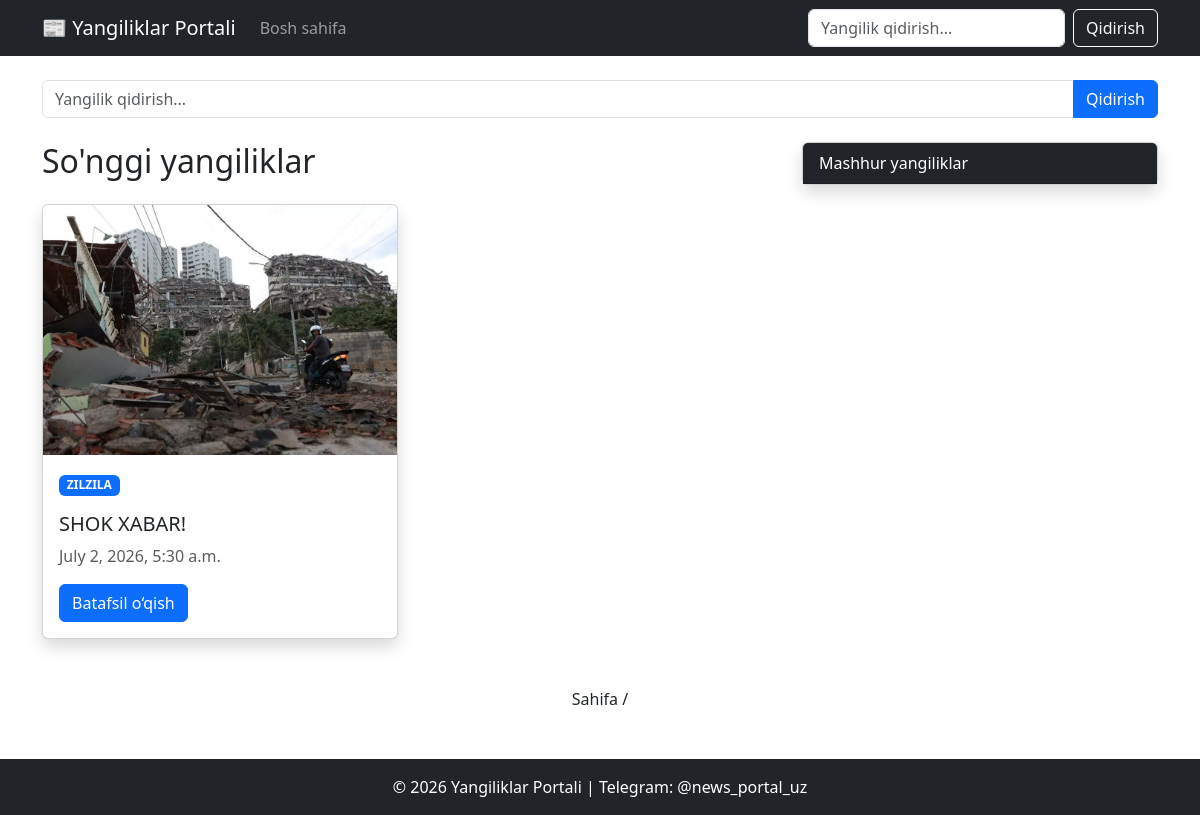
The app's page /category/4/ with its own data.
### news/models.py (models this page shows, shortened)
class News(models.Model):
    title = models.CharField(max_length=255)
    category = models.ForeignKey(Category, on_delete=models.CASCADE)
    content = models.TextField()
    image = models.ImageField(
        upload_to='news_images/',
        blank=True,
        null=True
    )
    views_count = models.PositiveIntegerField(default=0)
    created_at = models.DateTimeField(auto_now_add=True)
    slug = models.SlugField(unique=True, blank=True)

class Category(models.Model):
    name = models.CharField(max_length=100)
    def __str__(self):
        return self.name

### news/views.py (the view)
# urls.py: path('category/<int:category_id>/', category_news, name='category_news'),
def category_news(request, category_id):
    news_list = News.objects.filter(
        category_id=category_id
    )
    return render(request, 'news/home.html', {
        'news_list': news_list
    })

### news/templates/news/home.html (shortened to what this page needs)
{% extends 'base.html' %}
{% block content %}
<form method="GET" class="mb-4">
    <div class="input-group">
        <input
            type="text"
            name="q"
            class="form-control"
            placeholder="Yangilik qidirish..."
            value="{{ request.GET.q }}"
        >
        <button class="btn btn-primary" type="submit">
            Qidirish
        </button>
    </div>
</form>
<div class="row">
    <div class="col-md-8">
        <h2 class="mb-4">So'nggi yangiliklar</h2>
        <div class="row">
            {% for item in news_list %}
            <div class="col-md-6 mb-4">
                <div class="card h-100 shadow">
                    {% if item.image %}
                    <img src="{{ item.image.url }}"
                         class="card-img-top"
                         style="height:250px; object-fit:cover;">
                    {% endif %}
                    <div class="card-body">
                        <a href="/category/{{ item.category.id }}/"
                           class="badge bg-primary text-decoration-none">
                            {{ item.category }}
                        </a>
                        <h5 class="card-title mt-3">
                            <a href="/news/{{ item.id }}/"
                               class="text-decoration-none text-dark">
                                {{ item.title }}
                            </a>
                        </h5>
                        <p class="text-muted">
                            {{ item.created_at }}
                        </p>
                        <a href="/news/{{ item.id }}/"
                           class="btn btn-primary">
                            Batafsil o‘qish
                        </a>
                    </div>
                </div>
            </div>
            {% empty %}
                <p>Hozircha yangiliklar mavjud emas.</p>
            {% endfor %}
        </div>
    </div>
    <div class="col-md-4">
        <div class="card shadow">
            <div class="card-header bg-dark text-white">
                 Mashhur yangiliklar
            </div>
        </div>
    </div>
</div>
<div class="mt-4 text-center">
    <span class="mx-3">
        Sahifa {{ news_list.number }} / {{ news_list.paginator.num_pages }}
    </span>
</div>
{% endblock %}

### records on screen
News: image (picture), category "ZILZILA", title "SHOK XABAR!", created_at "July 2, 2026, 5:30 a.m."
